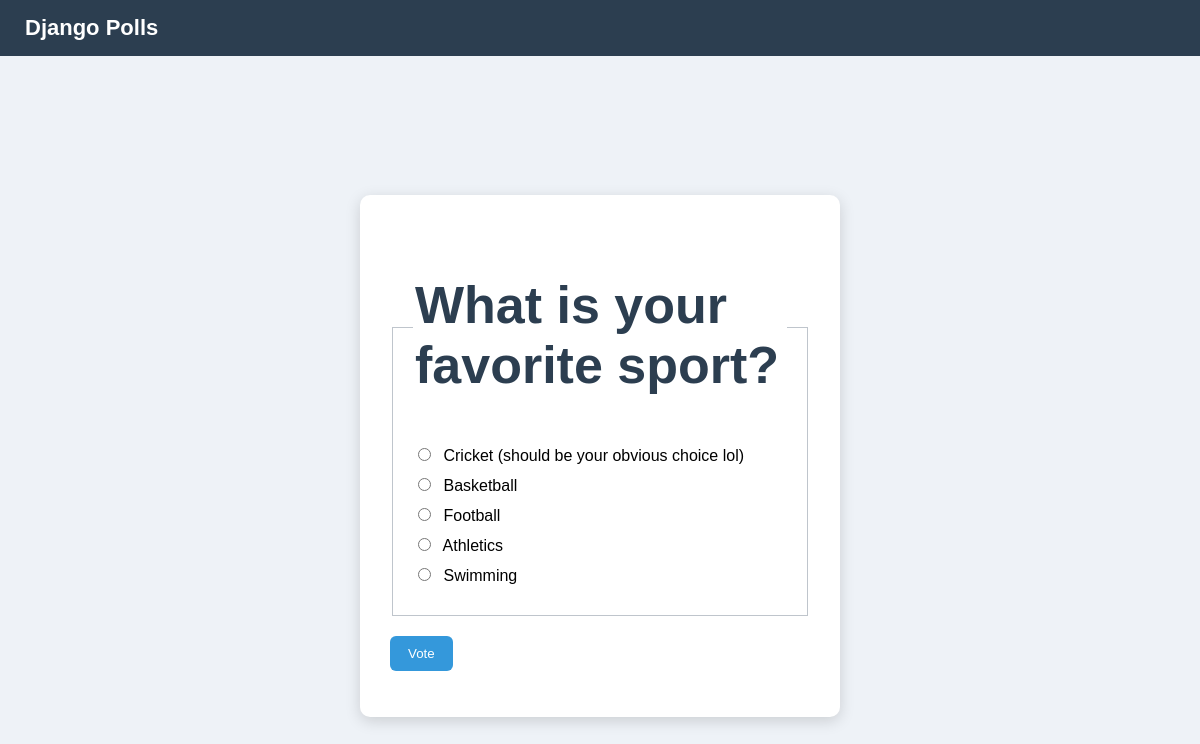
Page /4/ on the committed database.
### polls/models.py (models this page shows, shortened)
class Question(models.Model):
    question_text = models.CharField(max_length=200)
    pub_date = models.DateTimeField("date published")

class Choice(models.Model):
    question = models.ForeignKey(Question, on_delete=models.CASCADE)
    choice_text = models.CharField(max_length=200)
    votes = models.IntegerField(default=0)

### polls/views.py (the view)
# urls.py: path("<int:question_id>/", views.detail, name="detail"),
def detail(request, question_id):
    question = get_object_or_404(Question, pk=question_id)
    return render(request, "polls/detail.html", {"question": question})

### polls/templates/polls/detail.html (shortened to what this page needs)
{% load static %}
<link rel="stylesheet" href="{% static 'polls/style.css' %}">
<header>
    <a href="{% url 'polls:index' %}">Django Polls</a>
</header>
<div class="container">
<div class="card">
<form action="{% url 'polls:vote' question.id %}" method="post">
<fieldset>
    <legend><h1>{{ question.question_text }}</h1></legend>
    {% for choice in question.choice_set.all %}
<label>
    <input type="radio" name="choice" value="{{ choice.id }}">
    {{ choice.choice_text }}
</label>
{% endfor %}
</fieldset>
<button type="submit">Vote</button>
</form>
</div>
</div>

### polls/static/polls/style.css (style rules this page uses)
header { background-color: #2c3e50; color: white; padding: 15px 25px; font-size: 22px; font-weight: bold; }
header a { color: white; text-decoration: none; }
.container { display: flex; justify-content: center; align-items: center; height: 100vh; }
.card { background: white; padding: 30px; border-radius: 10px; width: 420px; box-shadow: 0px 4px 15px rgba(0,0,0,0.15); }
h1 { color: #2c3e50; margin-bottom: 20px; }
label { display: block; margin: 10px 0; }
button { margin-top: 20px; background: #3498db; border: none; padding: 10px 18px; color: white; border-radius: 6px; cursor: pointer; }
fieldset { border: 1px solid #bfc5cc; padding: 20px; margin-top: 15px; }
legend { font-size: 26px; font-weight: bold; color: #2c3e50; }
input[type="radio"] { margin-right: 8px; }
button { margin-top: 20px; background-color: #3498db; border: none; padding: 10px 18px; color: white; border-radius: 6px; cursor: pointer; }

### rows in the picture
Question: question_text "What is your favorite sport?"
Choice: choice_text "Cricket (should be your obvious choice lol)"
Choice: choice_text "Basketball"
Choice: choice_text "Football"
Choice: choice_text "Athletics"
Choice: choice_text "Swimming"
